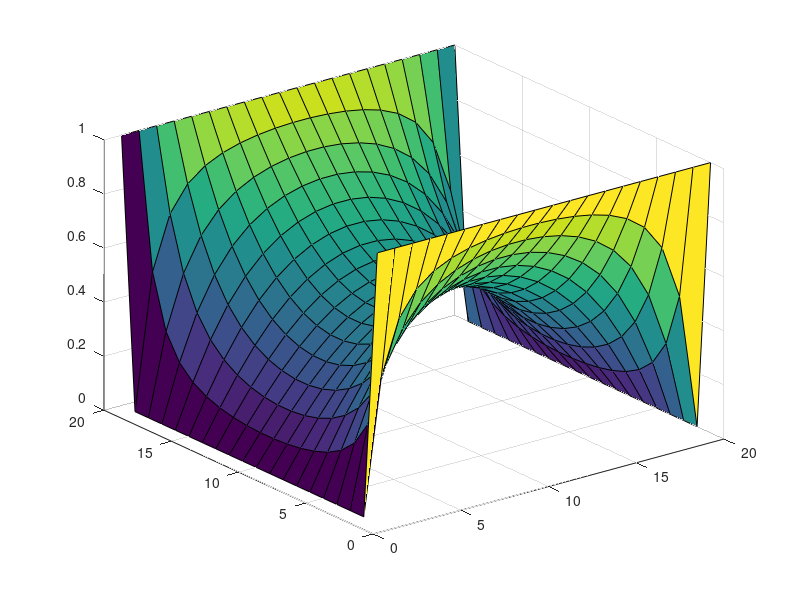
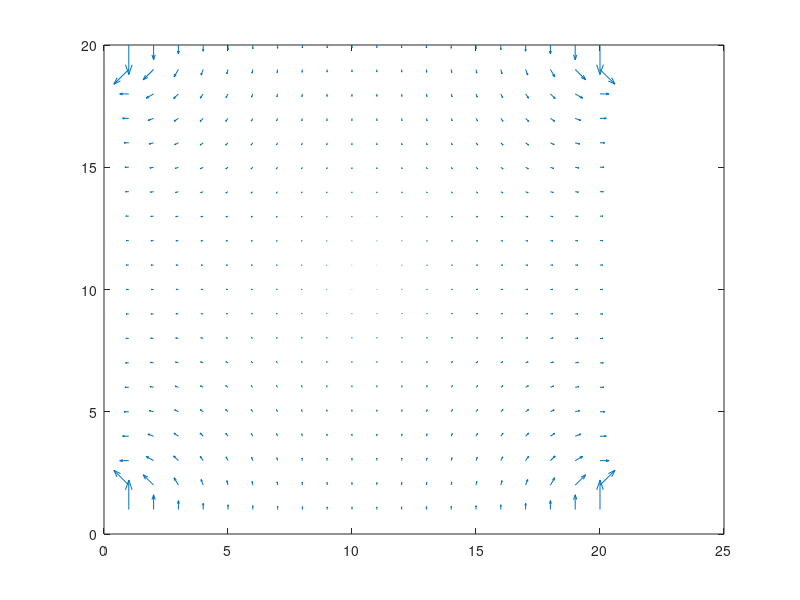

These figures' MATLAB source, in order:
clear all
clearvars -global
close all
format shorte

% Define variables
nx = 20;
ny = 20;


delta = 1;

% Create the solution matrix V
V = zeros(nx, ny);

% Create mesh grid
[X, Y] = meshgrid([1:nx], [1:ny]);

% Max number of iterations
numSim = 300; 

pauseTime = 0.01;

% Creating loop for iteration, solution matrix and variables.
for iSim = 1:numSim
    % Loop through the solution matrix
    for ix = 1:nx  % Loop through the x
        for iy = 1:ny  % Loop through the y
            % Check for boundary conditions
            if ix==1
                V(ix,iy) = 1;  % BC to 1 on the left side
            elseif ix==nx
                V(ix,iy) = 1;  % BC to 1 on the right side
            elseif iy == 1  % BC to 0 on the bottom side
                V(ix, iy) = 0;
            elseif iy == ny  % BC to 0 on the top side
                V(ix, iy) = 0;
            else
                V(ix, iy) = (V(ix+1,iy) + V(ix-1,iy) + V(ix,iy+1) + V(ix,iy-1))/4;
            end
        end
    end
   
    
    surf(X,Y,V);

  
    pause(pauseTime);
end

% Create matrix for electric field
[Ex, Ey] = gradient(-V);

% Plot  electric field
figure(2)
quiver(X, Y, Ex, Ey);